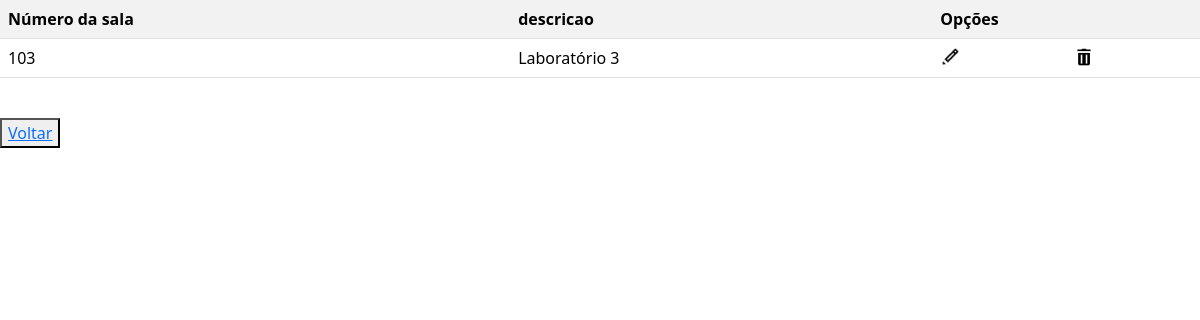
/crud/crud_sala/listar.php (signed in), run on an earlier commit of the app's database.
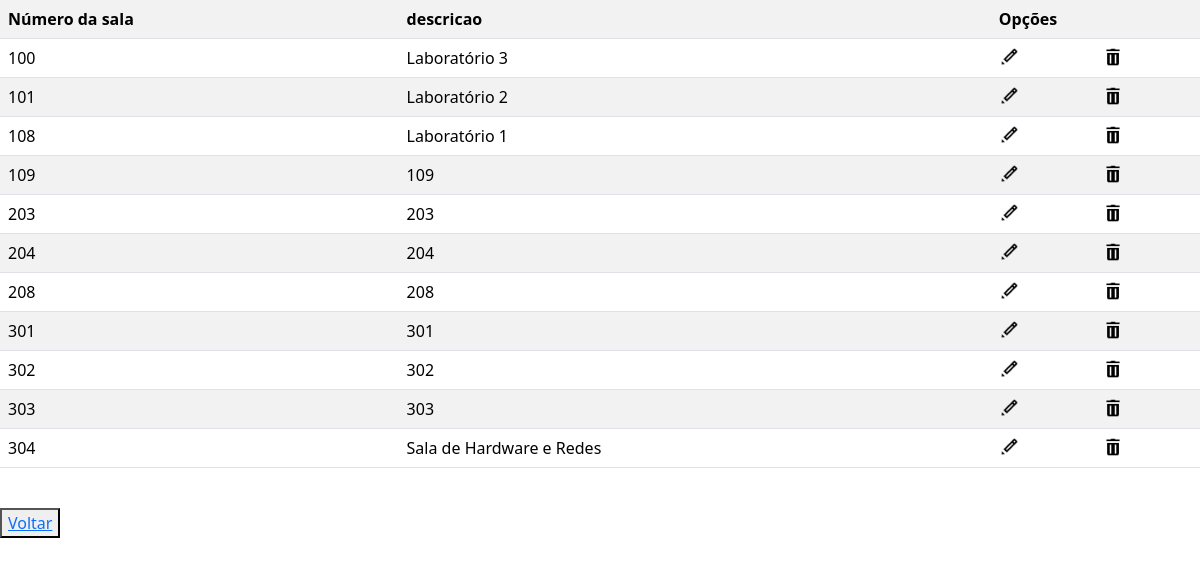
And on a later commit of the database.
### tables this page shows
CREATE TABLE IF NOT EXISTS `sala` (
  `n_sala` int NOT NULL,
  `descricao` varchar(255) NOT NULL,
  PRIMARY KEY (`n_sala`)
);

### crud/crud_sala/listar.php (the view, shortened to what this page needs)
<?php
include('../../conecta.php');
echo "<link rel='stylesheet' href='https://cdn.jsdelivr.net/npm/bootstrap@5.3.3/dist/css/bootstrap.min.css'>";
$sql = "SELECT * FROM sala";
$resultado = mysqli_query($conexao, $sql);
echo '<table class="table table-white table-striped">
<tr>
<th scope="col">Número da sala</th>
<th scope="col">descricao</th>
<th colspan=3>Opções</th>
</tr>';
while ($dados = mysqli_fetch_assoc($resultado)) {
    echo '<tr>';
    echo '<td>' . $dados['n_sala'] . '</td>';
    echo '<td>' . $dados['descricao'] . '</td>';
    echo '<td> <a href="formedit.php?n_sala=' . $dados['n_sala'] . '"> <img src="imagens/editar.png" width="20" height="20"> </a> </td>';
    echo '<td> <a href="excluir?n_sala=' . $dados['n_sala'] . '"> <img src="imagens/excluir.png" width="20" height="20"> </a> </td>';
    echo '</tr>';
}
echo '</table>' . "<br>";
echo '<button><a href="index.php">Voltar</a></button>';

What changed in the data, as far as the page shows it:
removed sala: n_sala "103", descricao "Laboratório 3"
added sala: n_sala "100", descricao "Laboratório 3"
added sala: n_sala "101", descricao "Laboratório 2"
added sala: n_sala "108", descricao "Laboratório 1"
added sala: n_sala "109", descricao "109"
added sala: n_sala "203", descricao "203"
added sala: n_sala "204", descricao "204"
added sala: n_sala "208", descricao "208"
added sala: n_sala "301", descricao "301"
added sala: n_sala "302", descricao "302"
added sala: n_sala "303", descricao "303"
added sala: n_sala "304", descricao "Sala de Hardware e Redes"
